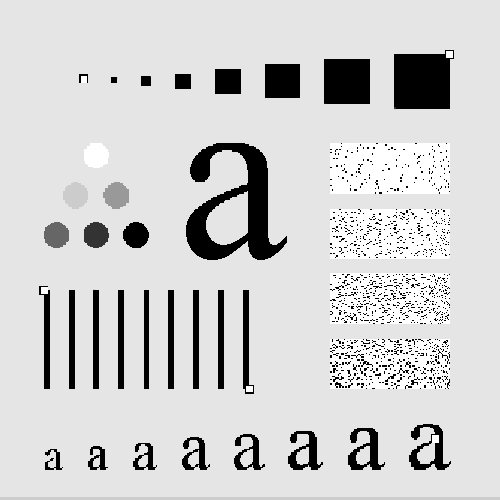
#> input picture Mahmoud/enhancement-frequency-domain/butterworth-filters/org.png, 500 x 500 px, found by its file name
$ python low-pass-guassian-filter.py
#> lines starting #> are read from the running program, lines starting #| are printed output that depends on the picture
import numpy as np
import cv2 as cv

img = cv.imread('org.png', 0)
#> img is the input picture: shape (500, 500); min 0, max 255, mean 207.4

def guassian_lowpass_filter(img, D0):
#> called with D0 = 5
  fft = np.fft.fft2(img)
  fft_image_shifted = np.fft.fftshift(fft)

  real = np.real(fft_image_shifted)
  imaginary = np.imag(fft_image_shifted)

  m, n = img.shape[:2]
#> m = 500; n = 500
  center = (m // 2, n // 2)
#> center = (250, 250)
  filter = np.zeros((m, n), dtype=np.float32)
  for i in range(m):
    for j in range(n):
      D = np.sqrt((i - center[0]) ** 2 + (j - center[1]) ** 2)
      filter[i,j] = np.exp((-(D**2) / (2*D0**2)))
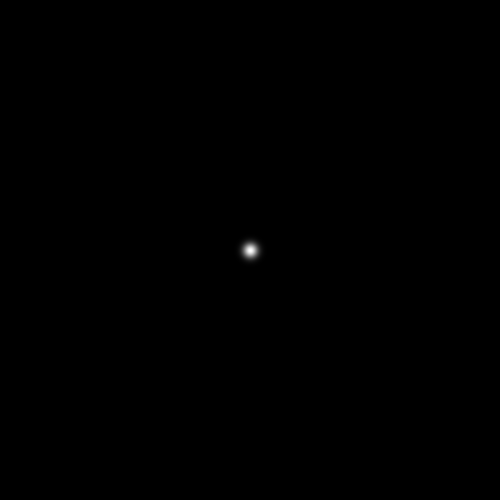
#> filter: shape (500, 500) float32; min 0, max 1, mean 0.000628

  real = real * filter
  imaginary = imaginary * filter

  # revers transform to get image
  filtered_fft_image = np.fft.ifftshift(real + 1j * imaginary)

  filterd_image = np.abs(np.fft.ifft2(filtered_fft_image))
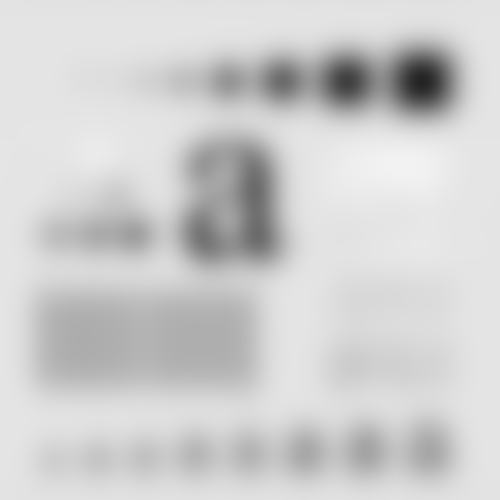
#> filterd_image: shape (500, 500) float64; min 35.68, max 243.1, mean 207.4
  filterd_image = filterd_image / filterd_image.max() * 255 # normalize image
  return filterd_image.astype(np.uint8)

import matplotlib.pyplot as plt

# create a 2x2 subplot grid
fig, axs = plt.subplots(2, 2)

# plot the original image
axs[0, 0].imshow(img, cmap='gray')
axs[0, 0].set_title('Original')

# plot the filtered images
axs[0, 1].imshow(guassian_lowpass_filter(img, 5), cmap='gray')
axs[0, 1].set_title('D0 = 5')

axs[1, 0].imshow(guassian_lowpass_filter(img, 15), cmap='gray')
#> call 2 of guassian_lowpass_filter, with D0 = 15
#> in guassian_lowpass_filter (call 2), `filterd_image = np.abs(np.fft.ifft2(filtered_fft_image))`:
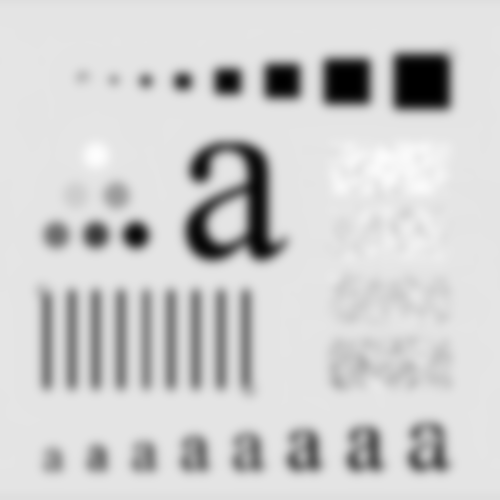
#> filterd_image: shape (500, 500) float64; min 7.89e-05, max 253.5, mean 207.4
axs[1, 0].set_title('D0 = 15')

axs[1, 1].imshow(guassian_lowpass_filter(img, 30), cmap='gray')
#> call 3 of guassian_lowpass_filter, with D0 = 30
#> after the loop in guassian_lowpass_filter (call 3), `for i in range(m):`:
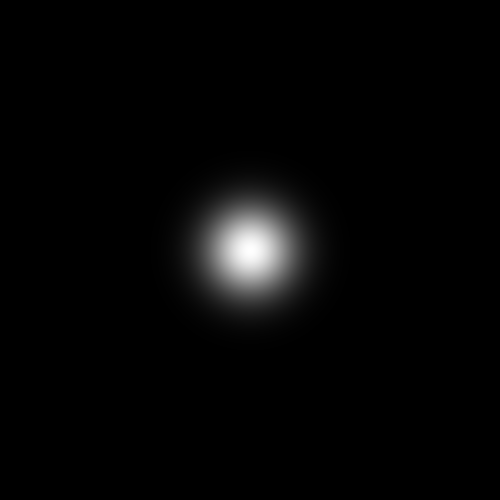
#> filter: shape (500, 500) float32; min 6.93e-31, max 1, mean 0.0226
#> in guassian_lowpass_filter (call 3), `filterd_image = np.abs(np.fft.ifft2(filtered_fft_image))`:
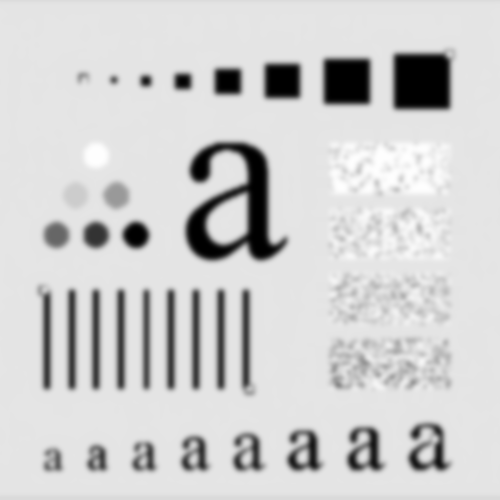
#> filterd_image: shape (500, 500) float64; min 2.99e-08, max 255, mean 207.4
axs[1, 1].set_title('D0 = 30')

fig.suptitle('Applying Gaussian Lowpass Filter')
# display the plot
plt.show()
